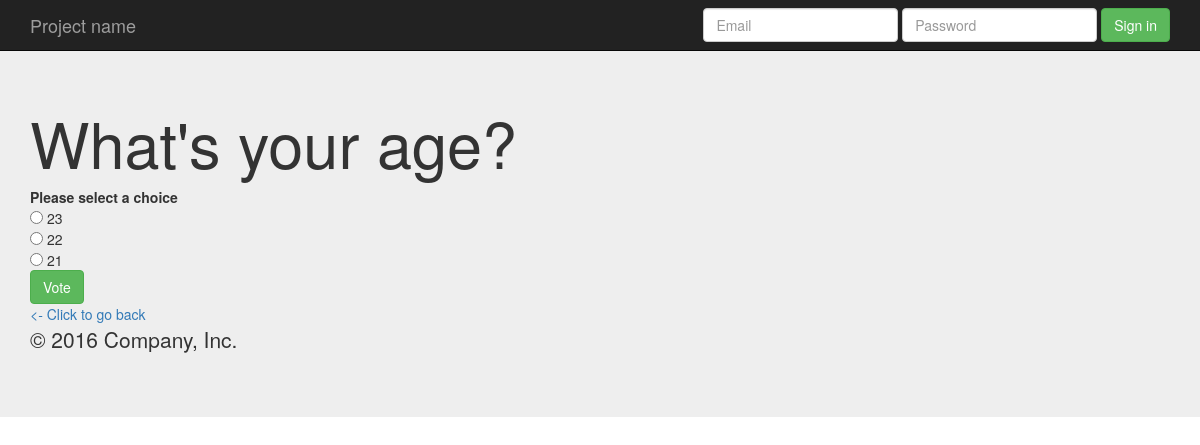
/polls/2/vote/, run on the app's committed database.
### polls/models.py (models this page shows, shortened)
class Question(models.Model):
    question_text = models.CharField(max_length=500)
    pub_date = models.DateTimeField('date published')

class Choice(models.Model):
    choice_text = models.CharField(max_length=500)
    votes = models.IntegerField(default=0)
    question = models.ForeignKey(Question, on_delete=models.CASCADE)

### polls/views.py (the view)
# urls.py: url(r'^(?P<question_id>[0-9]+)/vote/$', views.vote, name="vote"),
def vote(request, question_id):
    question = get_object_or_404(Question, pk=question_id)
    try:
        selected_choice = question.choice_set.get(pk = request.POST['choice'])
    except:
        return render(request, 'polls/detail.html', {'question': question, 'error_message': "Please select a choice"})
    else:
        selected_choice.votes += 1
        selected_choice.save()
        return HttpResponseRedirect(reverse('polls:results', args = {question.id,}))

### polls/templates/polls/detail.html (shortened to what this page needs)
{% extends "polls/base.html" %}
{% block content %}
<h1>{{ question.question_text }}</h1>
{% if error_message %}<b>{{ error_message }}</b>{% endif %}
<form action="{% url 'polls:vote' question.id %}" method="POST">
    {% for choice in question.choice_set.all %}
    <input type="radio" id="choice{{forloop.counter}}" value="{{ choice.id }}" name="choice">
    <lable for="choice{{forloop.counter}}">{{ choice.choice_text }}</lable><br>
    {% endfor %}
    <input type="submit" class="btn btn-success" value="Vote"><br>
</form>
<a href="{% url 'polls:index' %}"><- Click to go back</a>
{% endblock %}

### data on the page
Question: question_text "What's your age?"
Choice: choice_text "23"
Choice: choice_text "22"
Choice: choice_text "21"

### other printed values
{{ error_message }} "Please select a choice"
